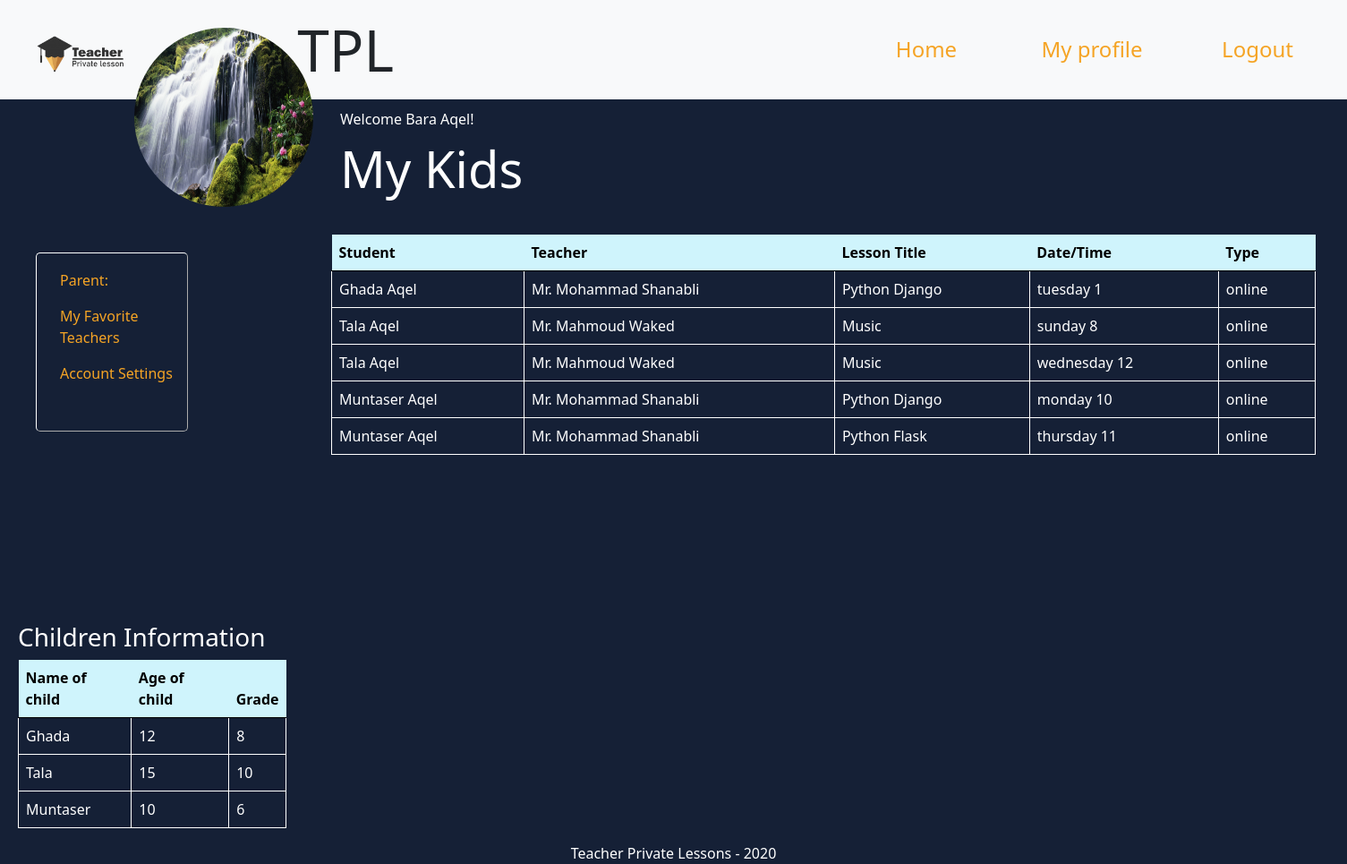
The page /parent-profile/2 (signed in) on the database its author committed.
### TPL_app/models.py (models this page shows)
class Parent(models.Model):
    first_name = models.CharField(max_length=255)
    last_name = models.CharField(max_length=255)
    occupation = models.CharField(max_length=255, blank=True)
    email = models.CharField(max_length=255, null=True)
    password = models.CharField(max_length=255, null=True)
    profile_pic = models.ImageField(upload_to='images/', null=True, blank=True)
    created_at = models.DateTimeField(auto_now_add=True)
    updated_at = models.DateTimeField(auto_now=True)

class Lesson(models.Model):
    title = models.CharField(max_length=255)
    description = models.TextField()
    price = models.IntegerField()
    style = models.CharField(max_length=255, null=True)
    child = models.ForeignKey(
        Child, on_delete=models.CASCADE, blank=True, null=True)
    day = models.CharField(max_length=255, null=True)
    time = models.CharField(max_length=255, null=True)
    teacher = models.ForeignKey(Teacher, on_delete=models.CASCADE)
    created_at = models.DateTimeField(auto_now_add=True)
    updated_at = models.DateTimeField(auto_now=True)

class Child(models.Model):
    first_name = models.CharField(max_length=255)
    last_name = models.CharField(max_length=255)
    age = models.IntegerField()
    grade = models.IntegerField()
    parent = models.ForeignKey(
        Parent, related_name="children", on_delete=models.CASCADE)
    lessons = models.ManyToManyField(
        Teacher, through="Lesson", related_name="lessons")
    created_at = models.DateTimeField(auto_now_add=True)
    updated_at = models.DateTimeField(auto_now=True)

class Teacher(models.Model):
    first_name = models.CharField(max_length=255)
    last_name = models.CharField(max_length=255)
    occupation = models.CharField(max_length=255)
    specialization = models.CharField(max_length=255)
    education = models.CharField(max_length=255)
    gender = models.CharField(max_length=6, null=True)
    email = models.CharField(max_length=255, null=True)
    password = models.CharField(max_length=255, null=True)
    profile_pic = models.ImageField(upload_to='images/', null=True, blank=True)
    created_at = models.DateTimeField(auto_now_add=True)
    updated_at = models.DateTimeField(auto_now=True)

### TPL_app/views.py (the view)
# urls.py: path('parent-profile/<int:id>', views.parent_profile),
def parent_profile(request, id):
    if 'user_id' not in request.session:
        messages.error(request, "You must be logged in to view this page")
    if request.session['user_id'] != int(id) and request.session['type'] == "parent":
        return redirect("/parent-profile/"+str(request.session['user_id']))
    parent = Parent.objects.get(id=id)
    children = parent.children.all()
    all_lessons = []
    for child in children:
        all_lessons.append(Lesson.objects.filter(child=child.id))
    context = {
        "parent": parent,
        "children": children,
        "all_lessons": all_lessons
    }
    return render(request, "parent_profile.html", context)

### TPL_app/templates/parent_profile.html (shortened to what this page needs)
<!DOCTYPE html>
<html lang="en">
<head>
    {% load static %}
    <link rel="stylesheet" href="{% static 'css/parent_profile_style.css' %}">
    <link href="https://cdn.jsdelivr.net/npm/bootstrap@5.0.0-beta1/dist/css/bootstrap.min.css" rel="stylesheet">
</head>
<body>
    <nav class="navbar navbar-expand-lg navbar-light bg-light">
        <div class="head">
            <img src="{% static 'images/logo.png' %}" width="100px">
            <h1 class="display-3" >TPL</h1>
        </div>
        <div class="collapse navbar-collapse" id="navbarSupportedContent">
            <ul class="navbar-nav me-auto mb-2 mb-lg-0">
                <li class="nav-item">
                    <a class="nav-link active" href='/home'>Home</a>
                </li>
                <li class="nav-item">
                    {% if request.session.type == "teacher" %}<a class="nav-link active" href="teacher-profile/{{request.session.user_id}}">My profile</a>{% endif %}
                </li>
                <li class="nav-item">
                    <a class="nav-link active" href="/logout">Logout</a>
                </li>
            </ul>
        </nav>
        <img class ="profile-pic" src="{{parent.profile_pic.url}}">
        <p>Welcome {{parent.first_name}} {{parent.last_name}}!</p>
        <h2 class="display-4">My Kids</h2>
        <aside>
        <ul class="nav flex-column">
            <li class="nav-item">
                <a class="nav-link active" href="#">Parent:</a>
            </li>
            <li class="nav-item">
            <a class="nav-link active" href="#">My Favorite Teachers</a>
            </li>
            <li class="nav-item">
            <a class="nav-link active" href="#">Account Settings</a>
            </li>
        </ul>
    </aside>
    <main>
        <table class="table">
            <thead>
                <tr class="table-info">
                    <th>Student</th>
                    <th>Teacher</th>
                    <th>Lesson Title</th>
                    <th>Date/Time</th>
                    <th>Type</th>
                </tr>
            </thead>
            <tbody>
                {% for child in all_lessons %}
                {% for lesson in child %}
                <tr>
                    <td>{{lesson.child.first_name}} {{lesson.child.last_name}}</td>
                    <td>{{lesson.teacher.gender}} {{lesson.teacher.first_name}} {{lesson.teacher.last_name}}</td>
                    <td>{{lesson.title}}</td>
                    <td>{{lesson.day}} {{lesson.time}}</td>
                    <td>{{lesson.style}}</td>
                </tr>
                {% endfor %}
                {% endfor %}
            </tbody>
        </table>
    </main>
    <div class="info">
        <h3 style="margin-top: 165px;">Children Information</h3>
        <table class='table'>
            <thead>
                <tr class='table-info'>
                    <th>Name of child</th>
                    <th>Age of child</th>
                    <th>Grade</th>
                </tr>
                </thead>
                <tbody>
                {% for child in children %}<tr>
                <td>{{child.first_name}}</td>
                <td>{{child.age}}</td>
                <td>{{child.grade}}</td>
                </tr>
                {% endfor %}
                </tbody>
        </table>
    </div>
    <div class="footer1">
        <footer>Teacher Private Lessons - 2020</footer>
    </div>
</body>
</html>

### TPL_app/static/css/parent_profile_style.css (style rules this page uses)
.head { display: inline-flex; margin: 10px 0 0 40px; width: 400px; align-items: center; }
.head img { display: inline-block; }
h1 { display: inline-block; margin-left: 15px; }
h2 { color: white; }
ul { display: inline-block; margin-left: 500px !important; }
.navbar-nav .nav-link { width: 180px !important; margin-left: 5px !important; font-size: x-large; text-align: center; }
h3 { color: #fff; }
.profile-pic { border-radius: 100px; margin: -80px 150px; position: absolute !important; z-index: 1 !important; width: 200px; height: 200px; }
aside { margin: 20px 0 0 40px !important; width: 150px; float: left; }
.table tr td { border: 1px solid rgb(255, 255, 255); color: white !important; }
.flex-column { border: 1px outset white; border-radius: 5px; padding-top: 10px; width: 170px; height: 200px; margin: 0 !important; }
.flex-column li { margin-left: 10px; }
main { display: inline-block; width: 1100px; margin-left: 180px; }
.display-4 { margin: 10px 0 40px 380px; }
body { background-color: #152036 !important; }
a { color: rgb(245 164 37) !important; }
.info { margin: 50px 0 0 20px; width: 300px; }
p { color: white; margin-top: 10px !important; margin-left: 380px; margin-bottom: 0px !important; }
.footer1 { text-align: center; color: white; }

### rows shown on the page
Parent: profile_pic (picture), first_name "Bara", last_name "Aqel"
Lesson: child.first_name "Ghada", child.last_name "Aqel", teacher.gender "Mr.", teacher.first_name "Mohammad", teacher.last_name "Shanabli", title "Python Django", day "tuesday", time "1", style "online"
Lesson: child.first_name "Tala", child.last_name "Aqel", teacher.gender "Mr.", teacher.first_name "Mahmoud", teacher.last_name "Waked", title "Music", day "sunday", time "8", style "online"
Lesson: child.first_name "Tala", child.last_name "Aqel", teacher.gender "Mr.", teacher.first_name "Mahmoud", teacher.last_name "Waked", title "Music", day "wednesday", time "12", style "online"
Lesson: child.first_name "Muntaser", child.last_name "Aqel", teacher.gender "Mr.", teacher.first_name "Mohammad", teacher.last_name "Shanabli", title "Python Django", day "monday", time "10", style "online"
Lesson: child.first_name "Muntaser", child.last_name "Aqel", teacher.gender "Mr.", teacher.first_name "Mohammad", teacher.last_name "Shanabli", title "Python Flask", day "thursday", time "11", style "online"
Child: first_name "Ghada", age "12", grade "8"
Child: first_name "Tala", age "15", grade "10"
Child: first_name "Muntaser", age "10", grade "6"
